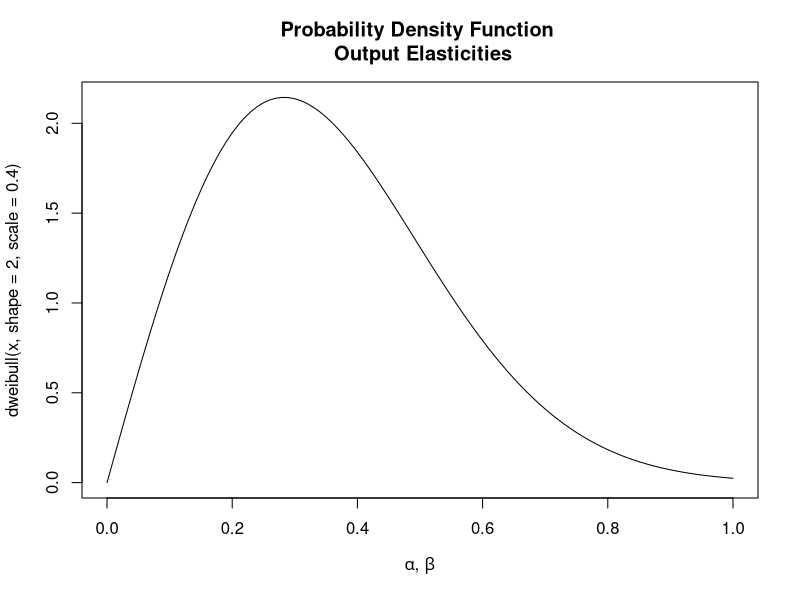

Recreate this plot in R.
curve( dweibull(x, shape = 2, scale = 0.4), col='black', main = "Probability Density Function \n Output Elasticities",
       xlab = expression(paste(alpha, ", ", beta)), ylab = NULL,
       from=0,to=1)
